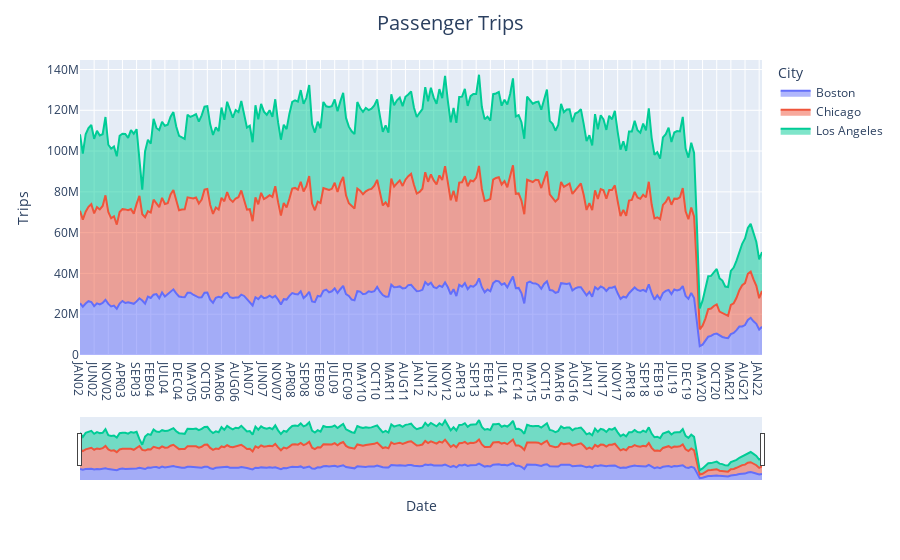

Notebook code cell kept with this figure:
### Code cell
trips_compare_df = trips_filtered_df.query('(City == "Los Angeles" & State == "CA") | \
                                       (City == "Chicago" & State == "IL") | \
                                       (City == "Boston" & State == "MA")')
fig1 = px.area(trips_compare_df, x='Date', y='Trips', color='City')
fig1.update_layout(title='Passenger Trips', xaxis_title='Date', yaxis_title='Trips', title_x=0.5, title_font={'size':20})
fig1.update_xaxes(rangeslider_visible=True)
fig1.show()

### Figure 1 — Plotly figure (JSON) as saved in the notebook; plotly's stock layout.template omitted (floating-point values rounded to 4 significant figures; data arrays with more than 128 entries replaced by an {"elided": "..."} marker saying what was removed)
{"data": [{"hovertemplate": "City=Boston<br>Date=%{x}<br>Trips=%{y}<extra></extra>", "legendgroup": "Boston", "line": {"color": "#636efa"}, "marker": {"symbol": "circle"}, "mode": "lines", "name": "Boston", "orientation": "v", "showlegend": true, "stackgroup": "1", "type": "scatter", "x": {"elided": "242 str values"}, "xaxis": "x", "y": {"elided": "242 int values"}, "yaxis": "y"}, {"hovertemplate": "City=Chicago<br>Date=%{x}<br>Trips=%{y}<extra></extra>", "legendgroup": "Chicago", "line": {"color": "#EF553B"}, "marker": {"symbol": "circle"}, "mode": "lines", "name": "Chicago", "orientation": "v", "showlegend": true, "stackgroup": "1", "type": "scatter", "x": {"elided": "242 str values"}, "xaxis": "x", "y": {"elided": "242 int values"}, "yaxis": "y"}, {"hovertemplate": "City=Los Angeles<br>Date=%{x}<br>Trips=%{y}<extra></extra>", "legendgroup": "Los Angeles", "line": {"color": "#00cc96"}, "marker": {"symbol": "circle"}, "mode": "lines", "name": "Los Angeles", "orientation": "v", "showlegend": true, "stackgroup": "1", "type": "scatter", "x": {"elided": "242 str values"}, "xaxis": "x", "y": {"elided": "242 int values"}, "yaxis": "y"}], "layout": {"legend": {"title": {"text": "City"}, "tracegroupgap": 0}, "margin": {"t": 60}, "title": {"font": {"size": 20}, "text": "Passenger Trips", "x": 0.5}, "xaxis": {"anchor": "y", "domain": [0, 1], "rangeslider": {"visible": true}, "title": {"text": "Date"}}, "yaxis": {"anchor": "x", "domain": [0, 1], "title": {"text": "Trips"}}}}
